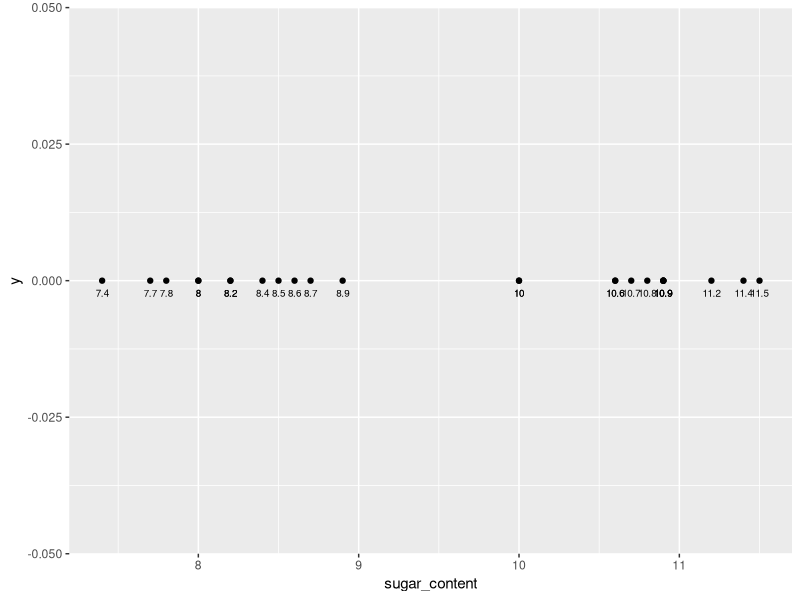
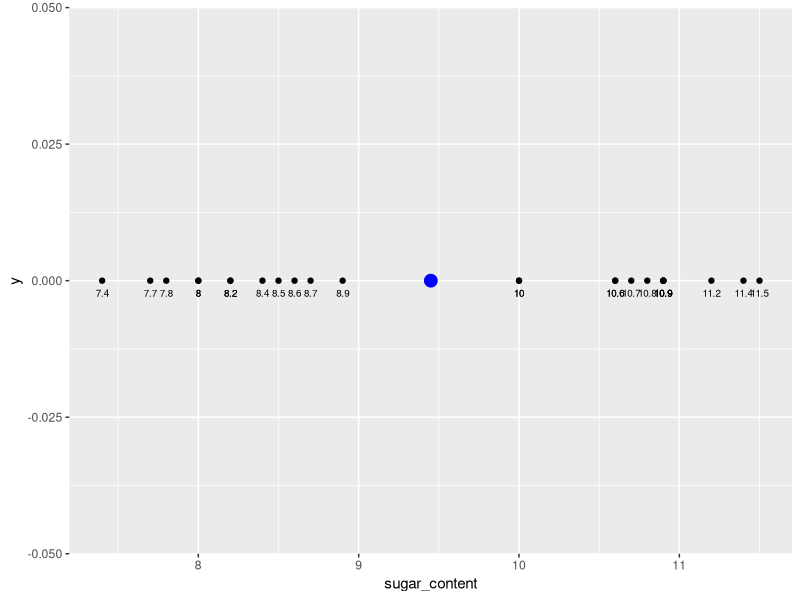
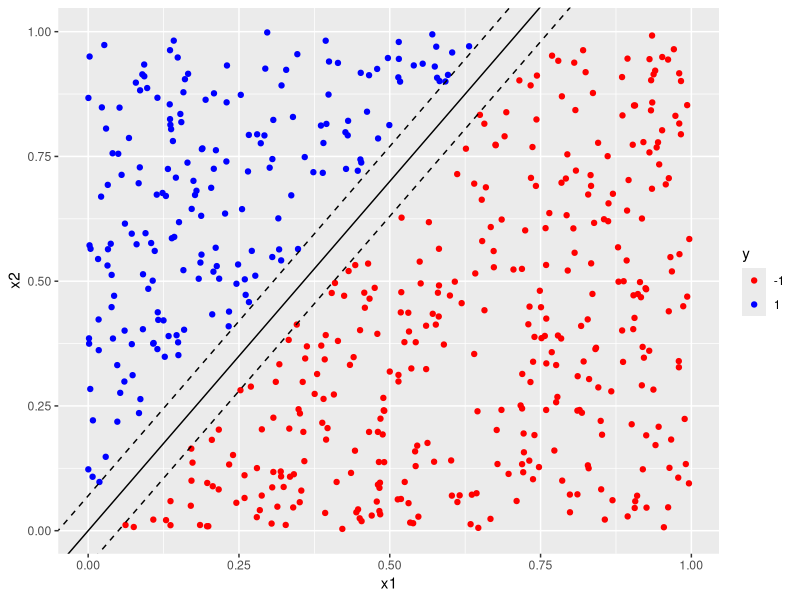
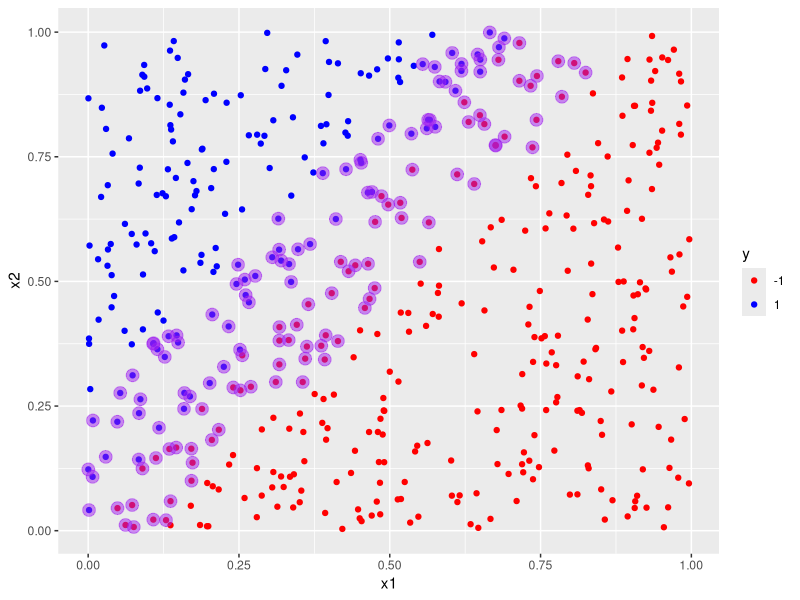
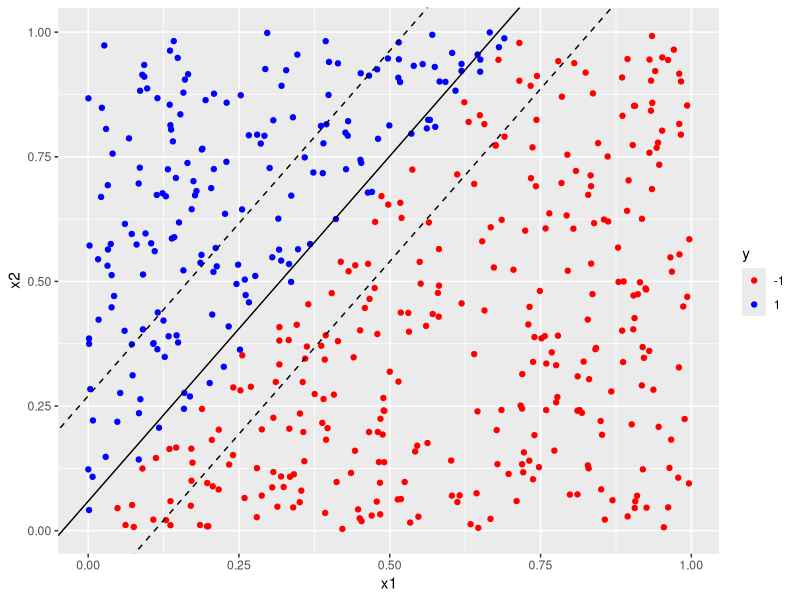
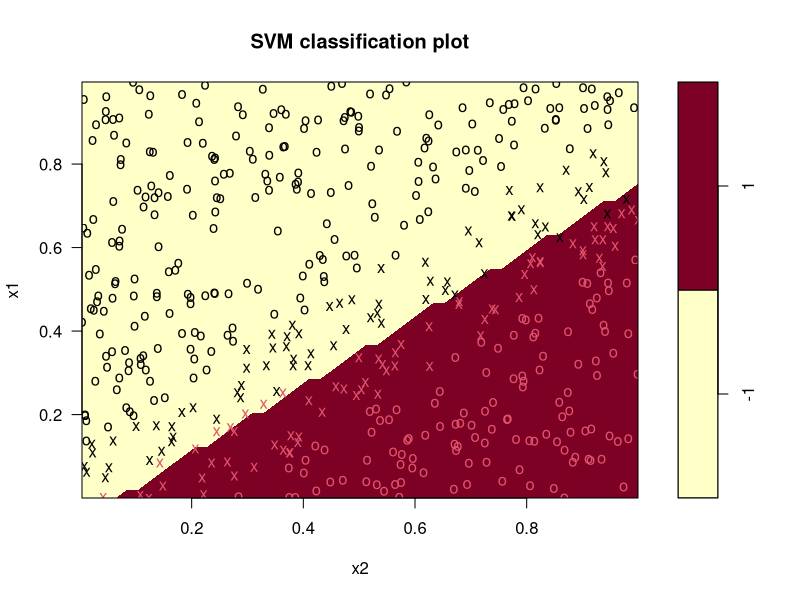

Write the R code that produced these figures, in order.
#Support Vector Machine

sample. <- 1:25
sugar_content <- c(10.9, 10.9, 10.6, 10, 8.0, 8.2, 8.6, 10.9, 10.7, 8.0, 7.7, 7.8, 8.4, 11.5, 11.2, 8.9, 8.7, 7.4, 10.9, 10.0, 11.4, 10.8, 8.5, 8.2, 10.6)

df <- data.frame(sample.,
                 sugar_content,
                 stringsAsFactors =  FALSE)

library(ggplot2)

#plot sugar content along the x-axis
plot_df <- ggplot(df, aes(x=sugar_content, y =0)) +
  geom_point() +
  geom_text(aes(label = sugar_content), size = 2.5, vjust = 2, hjust = 0.5)

#display
plot_df

#The maximal margin separator is at the midpoint of the two extreme points in each cluster.
mm_separator <- (8.9 + 10)/2

#create data frame containing the maximum margin separator
separator <- data.frame(sep = mm_separator)

#add separator to sugar content scatterplot
plot_sep <- plot_df + geom_point(data = separator, aes(x = mm_separator, y = 0), color = "blue", size = 4)

#display plot
plot_sep


##Generate a 2d uniformly distributed dataset.
set.seed(42)

#set number of data points. 
n <- 600

#Generate data frame with two uniformly distributed predictors lying between 0 and 1.
df2 <- data.frame(x1 = runif(n), 
                 x2 = runif(n))

#classify data points depending on location
df2$y <- factor(ifelse(df2$x2 - 1.4*df2$x1 < 0, -1, 1), 
               levels = c(-1, 1))

head(df2)


#set margin
delta <- 0.07

#retain only those points that lie outside the margin
df1 <- df2[abs(1.4*df2$x1 - df2$x2) > delta, ]
head(df1)

#build a plot
plot_margins <- ggplot(data = df1, aes(x = x1, y = x2, color = y)) + geom_point() + 
  scale_color_manual(values = c("red", "blue")) + 
  geom_abline(slope = 1.4, intercept = 0)+
  geom_abline(slope = 1.4, intercept = delta, linetype = "dashed") +
  geom_abline(slope = 1.4, intercept = -delta, linetype = "dashed")

#display
plot_margins


###Ch2
#split train and test data in an 80/20 proportion
df2[, "train"] <- ifelse(runif(nrow(df2))<0.8, 1, 0)

#assign training rows to data frame trainset
trainset <- df2[df2$train == 1, ]

#assign test rows to data frame testset
testset <- df2[df2$train == 0, ]

#find index of "train" column
trainColNum <- grep("train", names(df2))

#remove "train" column from train and test dataset
trainset <- trainset[, -trainColNum]
testset <- testset[, -trainColNum]


#
library(e1071)

#build svm model, setting required parameters
svm_model<- svm(y ~ ., 
                data = trainset, 
                type = "C-classification", 
                kernel = "linear", 
                scale = FALSE)

#list components of model
names(svm_model)

#list values of the SV, index and rho
svm_model$SV
svm_model$index
svm_model$rho

#compute training accuracy
pred_train <- predict(svm_model, trainset)
mean(pred_train == trainset$y)

#compute test accuracy
pred_test <- predict(svm_model, testset)
mean(pred_test == testset$y)

#personal note
head(df2)
head(trainset)
head(testset)

#
scatter_plot <- ggplot(data = trainset, aes(x = x1, y = x2, color = y)) + 
  geom_point() + 
  scale_color_manual(values = c("red", "blue"))

#add plot layer marking out the support vectors 
layered_plot <- 
  scatter_plot + geom_point(data = trainset[svm_model$index, ], aes(x = x1, y = x2), color = "purple", size = 4, alpha = 0.5)

#display plot
layered_plot


w <- data.frame(x1 = 6.55241,
                x2 = -4.73278)
w <- as.matrix(w)
factor(w)

#calculate slope and intercept of decision boundary from weight vector and svm model
slope_1 <- -w[1]/w[2]
intercept_1 <- svm_model$rho/w[2]

#build scatter plot of training dataset
scatter_plot <- ggplot(data = trainset, aes(x = x1, y = x2, color = y)) + 
  geom_point() + scale_color_manual(values = c("red", "blue"))
#add decision boundary
plot_decision <- scatter_plot + geom_abline(slope = slope_1, intercept = intercept_1) 
#add margin boundaries
plot_margins <- plot_decision + 
  geom_abline(slope = slope_1, intercept = intercept_1 - 1/w[2], linetype = "dashed")+
  geom_abline(slope = slope_1, intercept = intercept_1 + 1/w[2], linetype = "dashed")
#display plot
plot_margins

#plot decision boundaries and support vectors for the training data
plot(x = svm_model, data = trainset)
